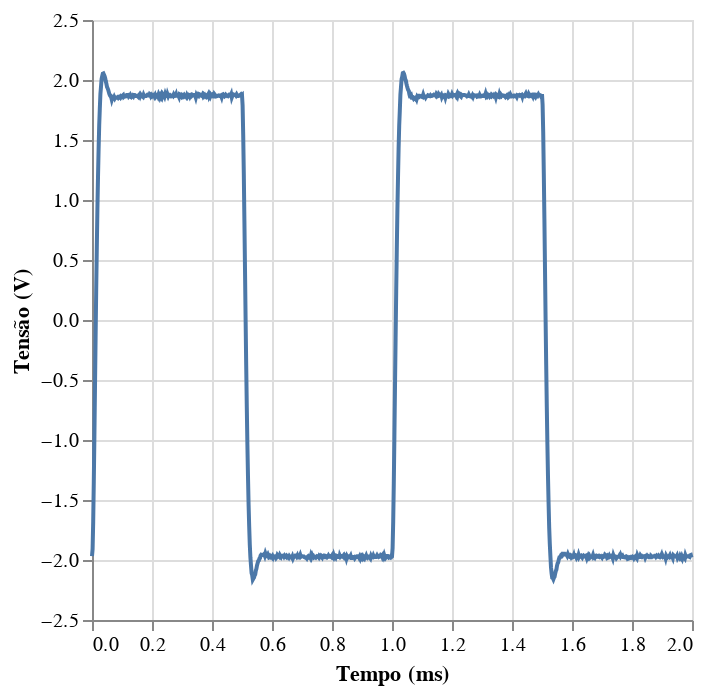

The cell this chart's notebook holds for it:
### Code cell
data_path = "RLC-02.csv" #Resistência (300)

df = pd.read_csv(data_path)

def func(t, Voff, V_max, alfa, omega): #Função que teóricamente representa nossos dados
    beta = np.sqrt(omega**2 - alfa**2)
    return V_max * np.exp(-alfa * t) * (np.cos(beta * t) + (alfa / beta) * np.sin(beta * t)) + Voff

#Selecionando apenas a parte da caída
id_min, id_max = 0, 300
tempo = df['Time'].loc[id_min+250:id_max + 1].values
ddv = df['U_b'].loc[id_min+250:id_max + 1].values

#Ajustando tempo inicial = 0
tempo = tempo - tempo[0]

#Argumentos iniciais para o fit
arg = [1.864,-3.867,79358.7,115135.44]

#fit e matriz de covariância
par_optimize, cov = curve_fit(
        func, tempo, ddv, p0=[arg[0], arg[1], arg[2],arg[3]], maxfev=100000
    )

#Dados importantes
voff,vmax,alfa,omega = par_optimize

#Criando Função com parâmetros ajustados
x_data = np.linspace(tempo[0],tempo[-1],1000)
y_data = func(x_data,voff,vmax,alfa,omega)

#DataFrame que representa o ajuste
data = pd.DataFrame()
data["Time"] = x_data * 1000 #escala para ms
data["U_b"] = y_data

#DataFrame que representa os pontos
pontos = pd.DataFrame()
pontos["Time"] = tempo * 1000
pontos["U_b"] = ddv



q =alt.Chart(data).mark_line(color="red").encode(
    x = "Time",
    y = "U_b"
)

p =alt.Chart(pontos).mark_circle().encode(
    alt.X("Time",title = "Tempo (ms)"),
    alt.Y("U_b", title = "Volts (V)")
)
df["Time"] -= df["Time"][0]
df["Time"]*= 1000
j = alt.Chart(df).mark_line().encode(
    alt.X("Time", title = "Tempo (ms)"),
    alt.Y("U_b", title = "Tensão (V)")
)

# Subscrevendo em um arquivo
with open("data_rlc(300).txt", "w") as f:
    # Escrevendo a matriz de covariância
    f.write("Matriz de Covariância:\n")
    f.write(f"{cov}\n\n")
    
    # Escrevendo as incertezas
    f.write("Incertezas:\n")
    f.write(f"Voff: {np.sqrt(np.diag(cov))[0]}\n")
    f.write(f"V_max: {np.sqrt(np.diag(cov))[1]}\n")
    f.write(f"alpha: {np.sqrt(np.diag(cov))[2]}\n")
    f.write(f"omega: {np.sqrt(np.diag(cov))[3]}\n\n")
    
    # Escrevendo os valores calculados
    f.write("Valores calculados:\n")
    f.write(f"Voff: {voff}\n")
    f.write(f"V_max: {vmax}\n")
    f.write(f"alpha: {alfa}\n")
    f.write(f"omega: {omega}\n")

q+p

### Figure 1 — Vega-Lite specification as saved in the notebook (floating-point values rounded to 4 significant figures; data arrays with more than 128 entries replaced by an {"elided": "..."} marker saying what was removed)
{"config": {"view": {"continuousWidth": 300, "continuousHeight": 300}}, "data": {"name": "data-860cc27664127b35d2247030b00fb89a"}, "mark": {"type": "line"}, "encoding": {"x": {"field": "Time", "title": "Tempo (ms)", "type": "quantitative"}, "y": {"field": "U_b", "title": "Tensão (V)", "type": "quantitative"}}, "$schema": "https://vega.github.io/schema/vega-lite/v5.20.1.json", "datasets": {"data-860cc27664127b35d2247030b00fb89a": {"elided": "1000 records"}}}
